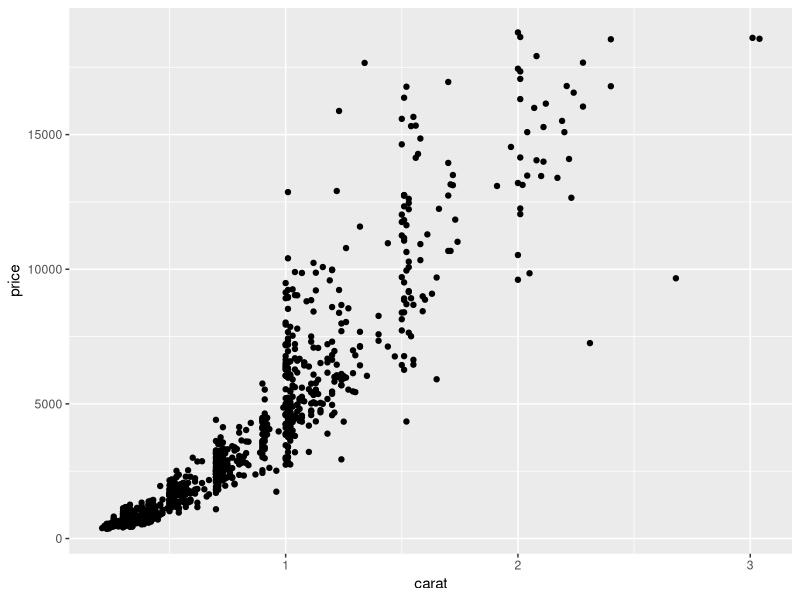
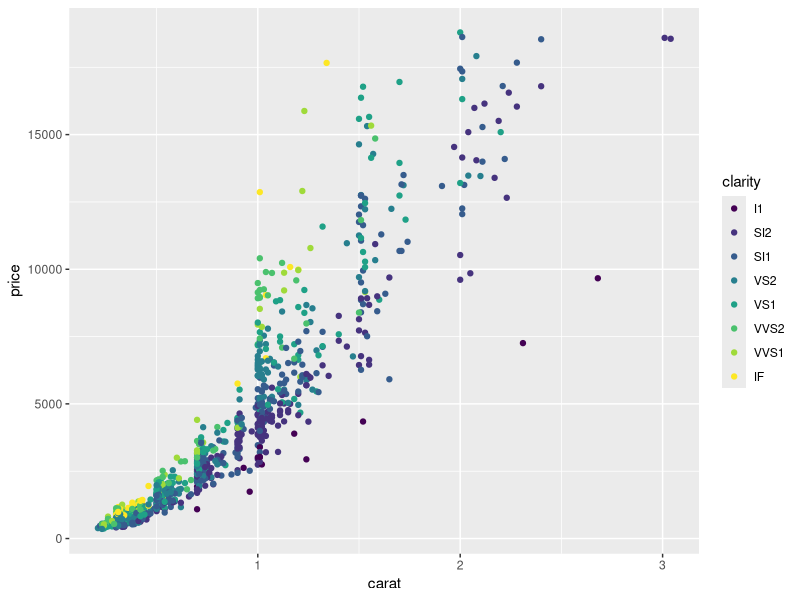
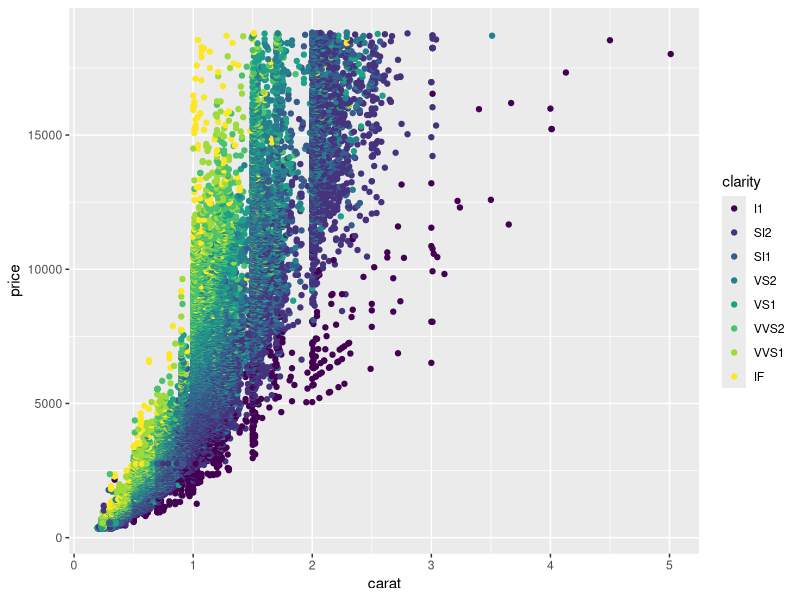
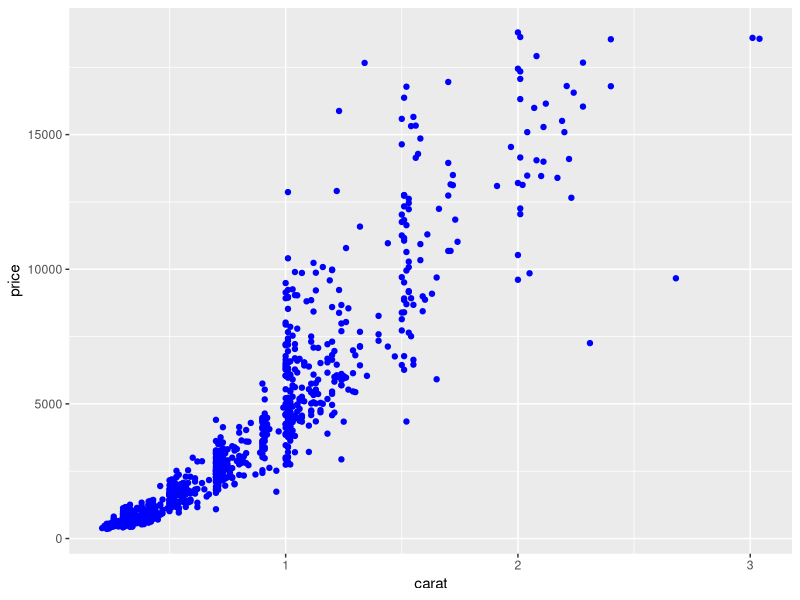
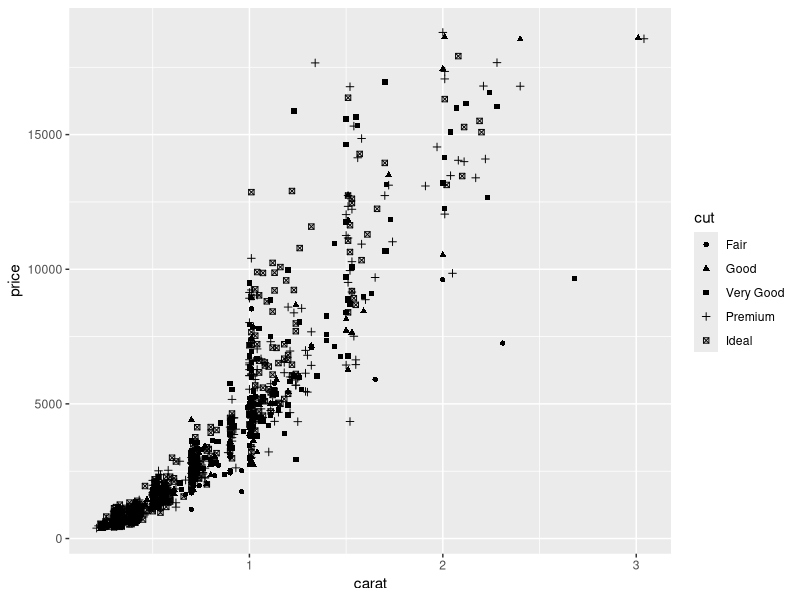
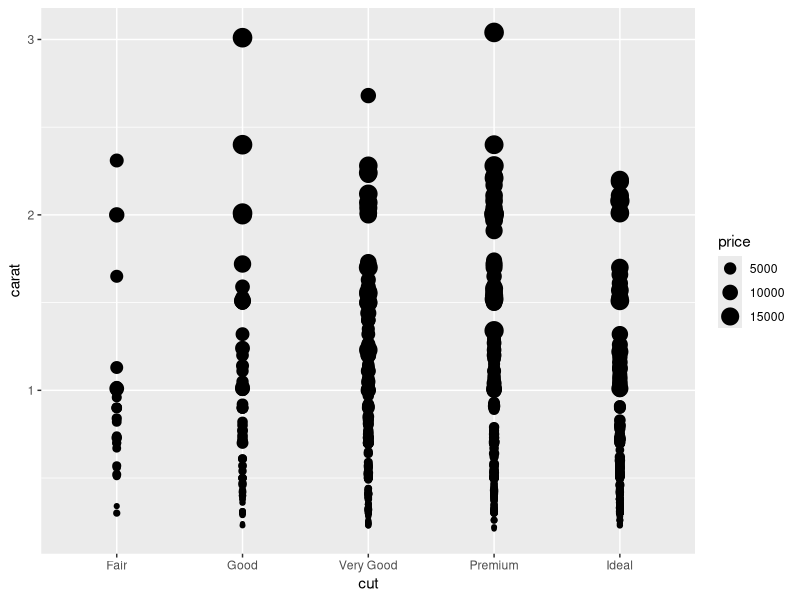
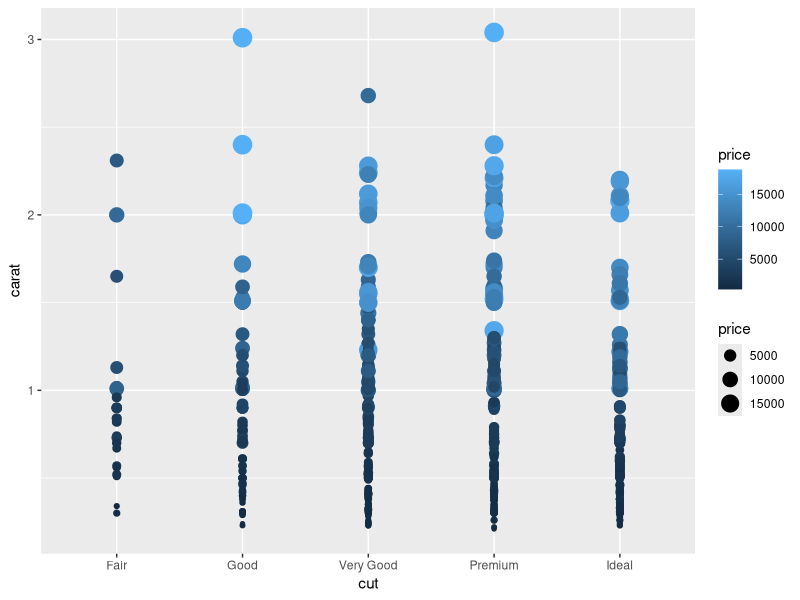
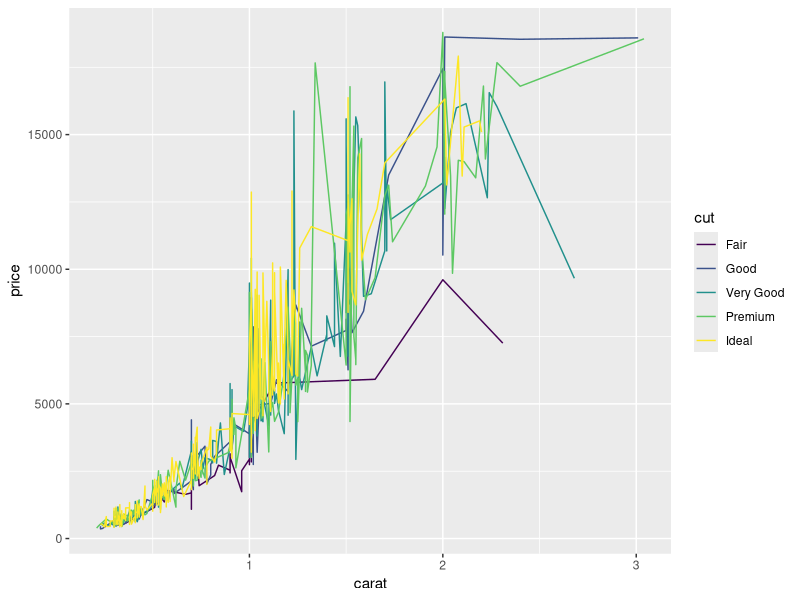

Write the R code that produced these figures, in order.
library(dplyr)
library(ggplot2)
View(diamonds)
colnames(diamonds)
dim(diamonds)
str(diamonds)
diamond_sample <- sample_n(diamonds,1000)

ggplot(data=diamond_sample, mapping = aes(x=carat, y= price)) + geom_point()

ggplot(data=diamond_sample,mapping = aes(x=carat, y= price, color=clarity)) + geom_point()
ggplot(data = diamonds, mapping = aes(x=carat, y=price, color=clarity)) + geom_point()

ggplot(data = diamond_sample,mapping = aes(x=carat, y= price)) + geom_point(color = "blue")

ggplot(data = diamond_sample, mapping = aes(x= carat, y = price, shape = cut)) + geom_point()

ggplot(data = diamond_sample, mapping = aes(x = cut, y = carat, size = price)) + geom_point()

ggplot(data = diamond_sample, mapping = aes(x = cut, y = carat, size = price, color = price)) + geom_point()

ggplot(data = diamond_sample, mapping = aes(x = carat, y = price, color= cut)) + geom_line()

ggplot(data = diamonds, mapping = aes(x = carat, y = price, color = cut)) + geom_smooth()

ggplot(data = diamond_sample, mapping = aes(x = cut, y = price)) + geom_col()

ggplot(data = diamond_sample, mapping = aes(x = cut, y = price, fill = clarity)) + geom_col()

ggplot(data = diamond_sample, mapping = aes(x = carat, y = price, color= cut) ) + geom_point(alpha = 0.3) + geom_smooth(se = FALSE) 

ggplot(data = diamond_sample) +
  geom_point(mapping = aes(x = carat, y = price, color = cut), alpha = 0.3) +
  geom_smooth(mapping = aes(x = carat, y = price, color = cut), se = FALSE)

# Bonus
?sqrt
?stderr()
?stderr()
clarity_summary <- diamonds %>% 
  group_by(clarity) %>% 
  summarize(mean_price = mean(price), sd = sd(price), se = sd/sqrt(length(price))) 
  
clarity_summary
ggplot(data = clarity_summary) + geom_col(mapping = aes(x=clarity, y=mean_price, fill = se))

ggplot(data = clarity_summary, mapping = aes(x=clarity, y=mean_price )) + 
  geom_bar(mapping = aes(fill = clarity), stat = "identity") +
  geom_errorbar(mapping = aes(ymin = (mean_price - se), ymax =(mean_price + se)))